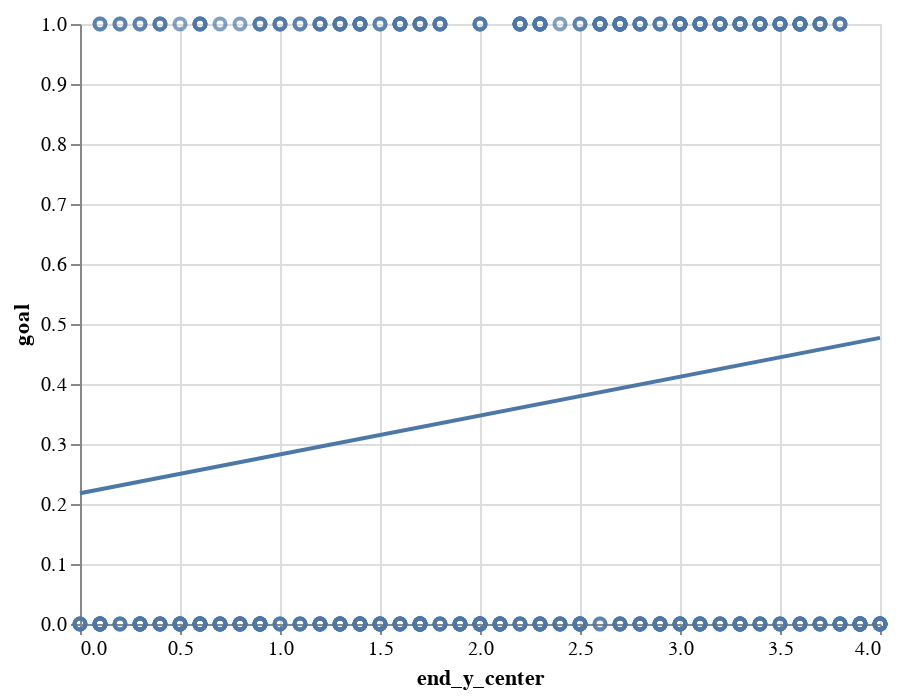

Write notebook code for a chart like this one.
### Code cell
fig = alt.Chart(a).mark_point().encode(x='end_y_center',y='goal')

fig + fig.transform_regression('end_y_center','goal').mark_line()

### Figure 1 — Vega-Lite specification as saved in the notebook (floating-point values rounded to 4 significant figures; data arrays with more than 128 entries replaced by an {"elided": "..."} marker saying what was removed)
{"config": {"view": {"continuousWidth": 400, "continuousHeight": 300}}, "layer": [{"mark": "point", "encoding": {"x": {"field": "end_y_center", "type": "quantitative"}, "y": {"field": "goal", "type": "quantitative"}}}, {"mark": "line", "encoding": {"x": {"field": "end_y_center", "type": "quantitative"}, "y": {"field": "goal", "type": "quantitative"}}, "transform": [{"on": "end_y_center", "regression": "goal"}]}], "data": {"name": "data-f9b486030d493acffdb4ce96e7bc5a5f"}, "$schema": "https://vega.github.io/schema/vega-lite/v4.17.0.json", "datasets": {"data-f9b486030d493acffdb4ce96e7bc5a5f": {"elided": "472 records"}}}
